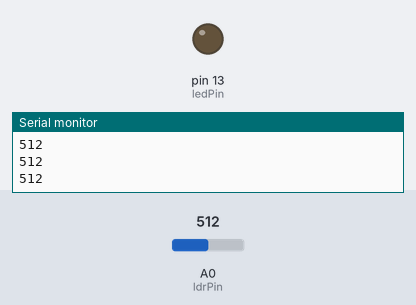
Simulated run of this sketch. Board: Arduino Uno, built with avr-gcc and run on an emulated ATmega328P. On the bench: output pins drawn as LEDs (lit = HIGH), the last lines printed to the serial monitor. Inputs (shaded band) come from the test bench; at power-on: A0 (ldrPin) = 512.

Above: at 1.2 s.
1.3 s: A0 (ldrPin) set to 493
At 1.8 s:
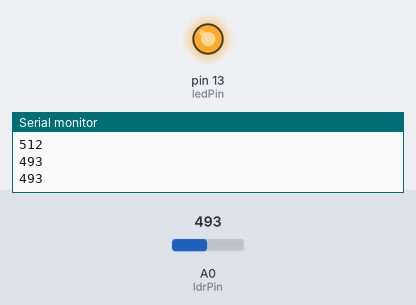
2.9 s: A0 (ldrPin) set to 510
At 4.2 s:
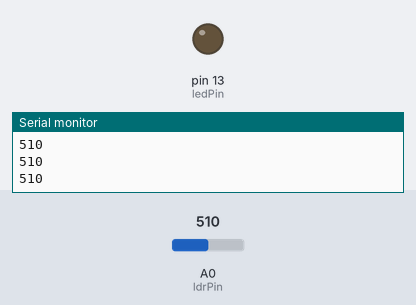
4.5 s: A0 (ldrPin) set to 490
At 5.6 s:
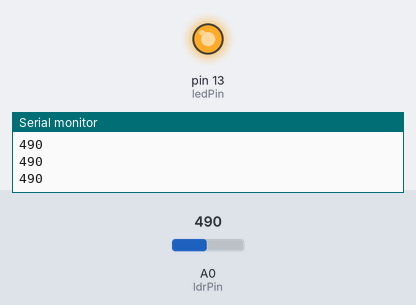
Timing chart, 0 to 7.5 s (numbered marks = the images above; inputs shaded):
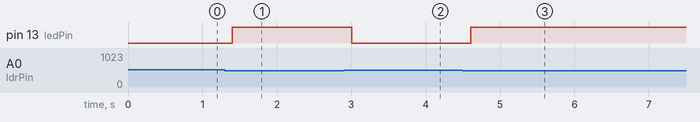

Measured:
- the behaviour switches between 501 and 500 on A0 (ldrPin) (found by bisection; images 0 and 1)
- after the input at 1.3 s, pin 13 (ledPin): LOW → HIGH after 0.10 s
- after the input at 2.9 s, pin 13 (ledPin): HIGH → LOW after 0.10 s
- after the input at 4.5 s, pin 13 (ledPin): LOW → HIGH after 0.11 s

The sketch:

MedidorOscuridad.ino
```cpp
const int ldrPin = A0;
const int ledPin = 13;
const int umbralLuz = 500;

void setup() {
  pinMode(ledPin, OUTPUT);
  Serial.begin(9600);
}

void loop() {
  int valorLuz = analogRead(ldrPin);
  Serial.println(valorLuz);

  if (valorLuz <= umbralLuz) {
    digitalWrite(ledPin, HIGH);
  } else {
    digitalWrite(ledPin, LOW);
  }

  delay(200);
}
```
